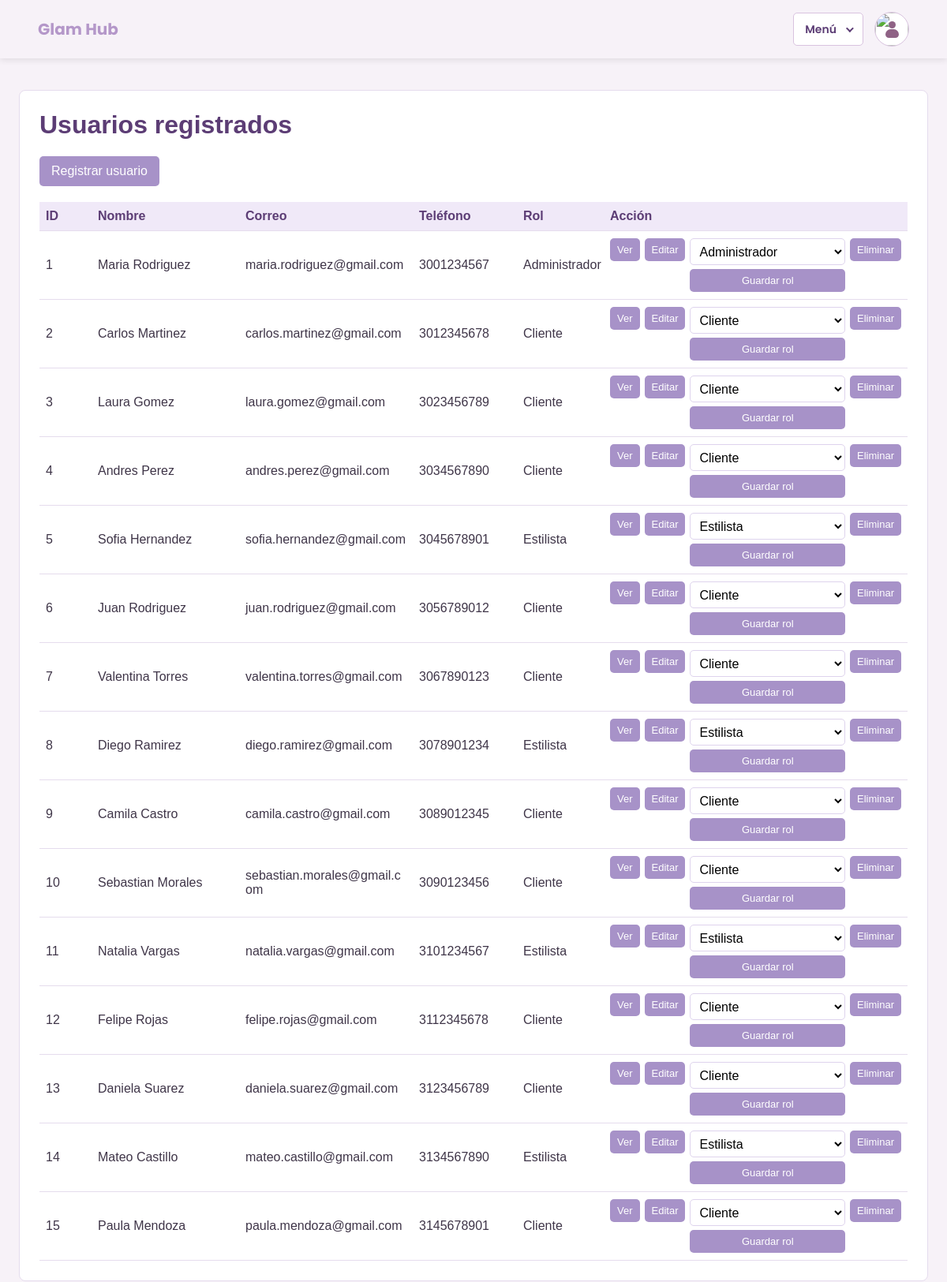
/usuarios.php (signed in), run on the app's committed database.
### tables this page shows
CREATE TABLE Usuarios (
 IdUsuario INT AUTO_INCREMENT PRIMARY KEY,
 NombreUsuario VARCHAR(100) NOT NULL,
 CorreoUsuario VARCHAR(150) NOT NULL UNIQUE,
 PasswordUsuario VARCHAR(255) NOT NULL,
 TelefonoUsuario VARCHAR(30),
 FotoPerfil MEDIUMBLOB NULL,
 TipoFotoPerfil VARCHAR(30) NULL
);

### usuarios.php (the view, shortened to what this page needs)
<?php
require 'conexion.php';
function escapar(string $valor): string
{
	return htmlspecialchars($valor, ENT_QUOTES, 'UTF-8');
}
$sentencia = $conexion->query(
	"SELECT U.IdUsuario, U.NombreUsuario, U.CorreoUsuario, U.TelefonoUsuario,
		COALESCE((SELECT R.NombreRol FROM Rol R WHERE R.IdUsuario = U.IdUsuario ORDER BY (R.NombreRol = 'Administrador') DESC LIMIT 1), 'Sin rol') AS NombreRol
	 FROM Usuarios U ORDER BY U.IdUsuario ASC"
);
$usuarios = $sentencia->fetchAll(PDO::FETCH_ASSOC);
?>
<!DOCTYPE html>
<html lang="es">
<head>
	<link rel="stylesheet" href="css/estilos.css?v=12">
</head>
<body>
	<?php require 'navbar.php'; ?>
	<main class="container users-container">
		<h1>Usuarios registrados</h1>
		<a class="action-link" href="registro.php">Registrar usuario</a>
		<?php if ($usuarios === []): ?>
			<p class="empty">No hay usuarios registrados.</p>
		<?php else: ?>
			<div class="table-wrapper">
				<table class="users-table">
					<thead>
						<tr>
							<th>ID</th>
							<th>Nombre</th>
							<th>Correo</th>
							<th>Teléfono</th>
							<th>Rol</th>
							<th>Acción</th>
						</tr>
					</thead>
					<tbody>
						<?php foreach ($usuarios as $usuario): ?>
							<tr>
								<td><?= escapar((string) $usuario['IdUsuario']) ?></td>
								<td><?= escapar((string) $usuario['NombreUsuario']) ?></td>
								<td><?= escapar((string) $usuario['CorreoUsuario']) ?></td>
								<td><?= escapar((string) $usuario['TelefonoUsuario']) ?></td>
								<td><?= escapar((string) $usuario['NombreRol']) ?></td>
								<td>
									<div class="table-actions">
										<a class="action-link" href="ver_usuario.php?id=<?= escapar((string) $usuario['IdUsuario']) ?>">Ver</a>
										<a class="action-link" href="registro.php?id=<?= escapar((string) $usuario['IdUsuario']) ?>">Editar</a>
										<form method="post" class="role-edit-form">
											<select id="rol-<?= (int) $usuario['IdUsuario'] ?>" name="rol">
												<?php foreach (['Cliente', 'Estilista', 'Administrador'] as $rol): ?>
													<option value="<?= escapar($rol) ?>"<?= $usuario['NombreRol'] === $rol ? ' selected' : '' ?>><?= escapar($rol) ?></option>
												<?php endforeach; ?>
											</select>
											<button type="submit">Guardar rol</button>
										</form>
										<form method="post" onsubmit="return confirm('¿Seguro que deseas eliminar este usuario?');">
											<button type="submit">Eliminar</button>
										</form>
									</div>
								</td>
							</tr>
						<?php endforeach; ?>
					</tbody>
				</table>
			</div>
		<?php endif; ?>
	</main>
</body>
</html>

### css/estilos.css (style rules this page uses)
* { box-sizing: border-box; }
body { background: #f7f2f8; color: #3f3548; font-family: Arial, sans-serif; margin: 0; }
.container { background: #fff; border: 1px solid #e5dced; border-radius: 8px; margin: 40px auto; max-width: 1000px; padding: 25px; width: 90%; }
.users-container { max-width: 1280px; width: 96%; }
h1 { color: #5c3d75; margin-top: 0; }
button, .button, .action-link { background: #a792c8; border: 0; border-radius: 5px; color: #fff; cursor: pointer; display: inline-block; font: inherit; padding: 10px 15px; text-decoration: none; }
button, .form-button { margin-top: 20px; }
.table-wrapper { overflow-x: auto; }
table { border-collapse: collapse; margin-top: 20px; width: 100%; }
.users-table { table-layout: fixed; min-width: 1080px; }
.users-table th, .users-table td { padding: 9px 8px; vertical-align: middle; }
.users-table th:nth-child(1) { width: 6%; }
.users-table th:nth-child(2) { width: 17%; }
.users-table th:nth-child(3) { width: 20%; }
.users-table th:nth-child(4) { width: 12%; }
.users-table th:nth-child(5) { width: 10%; }
.users-table th:nth-child(6) { width: 35%; }
.users-table td:nth-child(3) { overflow-wrap: anywhere; }
.table-actions { align-items: flex-start; display: flex; flex-wrap: wrap; gap: 6px; }
.table-actions form { display: inline-flex; flex: 0 0 auto; width: auto; margin: 0; }
.table-actions .action-link { flex: 0 0 auto; }
.table-actions button { margin: 0; }
.table-actions .role-edit-form { align-items: stretch; display: grid; flex: 1 1 155px; gap: 5px; min-width: 140px; }
.role-edit-form select { background: #fff; border: 1px solid #ded3ed; border-radius: 5px; font: inherit; max-width: 100%; min-height: 34px; padding: 5px 7px; }
.table-actions .action-link, .table-actions button { font-size: 13px; padding: 7px 9px; }
th, td { border-bottom: 1px solid #e5dced; padding: 12px 10px; text-align: left; }
th { background: #f0e9f8; color: #5c3d75; }

### data on the page
usuarios: IdUsuario "1", NombreUsuario "Maria Rodriguez", CorreoUsuario "maria.rodriguez@gmail.com", TelefonoUsuario "3001234567", NombreRol "Administrador"
usuarios: IdUsuario "2", NombreUsuario "Carlos Martinez", CorreoUsuario "carlos.martinez@gmail.com", TelefonoUsuario "3012345678", NombreRol "Cliente"
usuarios: IdUsuario "3", NombreUsuario "Laura Gomez", CorreoUsuario "laura.gomez@gmail.com", TelefonoUsuario "3023456789", NombreRol "Cliente"
usuarios: IdUsuario "4", NombreUsuario "Andres Perez", CorreoUsuario "andres.perez@gmail.com", TelefonoUsuario "3034567890", NombreRol "Cliente"
usuarios: IdUsuario "5", NombreUsuario "Sofia Hernandez", CorreoUsuario "sofia.hernandez@gmail.com", TelefonoUsuario "3045678901", NombreRol "Estilista"
usuarios: IdUsuario "6", NombreUsuario "Juan Rodriguez", CorreoUsuario "juan.rodriguez@gmail.com", TelefonoUsuario "3056789012", NombreRol "Cliente"
usuarios: IdUsuario "7", NombreUsuario "Valentina Torres", CorreoUsuario "valentina.torres@gmail.com", TelefonoUsuario "3067890123", NombreRol "Cliente"
usuarios: IdUsuario "8", NombreUsuario "Diego Ramirez", CorreoUsuario "diego.ramirez@gmail.com", TelefonoUsuario "3078901234", NombreRol "Estilista"
usuarios: IdUsuario "9", NombreUsuario "Camila Castro", CorreoUsuario "camila.castro@gmail.com", TelefonoUsuario "3089012345", NombreRol "Cliente"
usuarios: IdUsuario "10", NombreUsuario "Sebastian Morales", CorreoUsuario "sebastian.morales@gmail.com", TelefonoUsuario "3090123456", NombreRol "Cliente"
usuarios: IdUsuario "11", NombreUsuario "Natalia Vargas", CorreoUsuario "natalia.vargas@gmail.com", TelefonoUsuario "3101234567", NombreRol "Estilista"
usuarios: IdUsuario "12", NombreUsuario "Felipe Rojas", CorreoUsuario "felipe.rojas@gmail.com", TelefonoUsuario "3112345678", NombreRol "Cliente"
usuarios: IdUsuario "13", NombreUsuario "Daniela Suarez", CorreoUsuario "daniela.suarez@gmail.com", TelefonoUsuario "3123456789", NombreRol "Cliente"
usuarios: IdUsuario "14", NombreUsuario "Mateo Castillo", CorreoUsuario "mateo.castillo@gmail.com", TelefonoUsuario "3134567890", NombreRol "Estilista"
usuarios: IdUsuario "15", NombreUsuario "Paula Mendoza", CorreoUsuario "paula.mendoza@gmail.com", TelefonoUsuario "3145678901", NombreRol "Cliente"

### other printed values
form field rol "Administrador"
form field rol "Cliente"
form field rol "Estilista"
